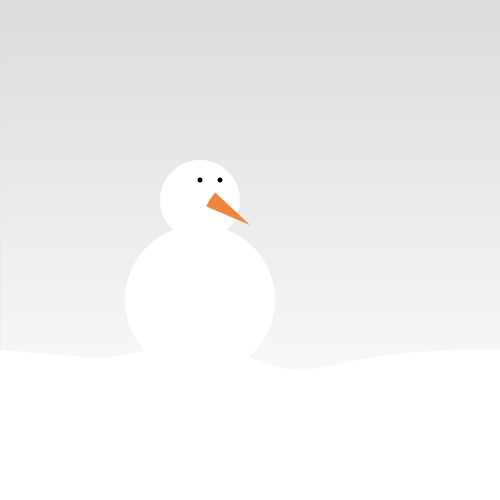
Frame 1 (no input)
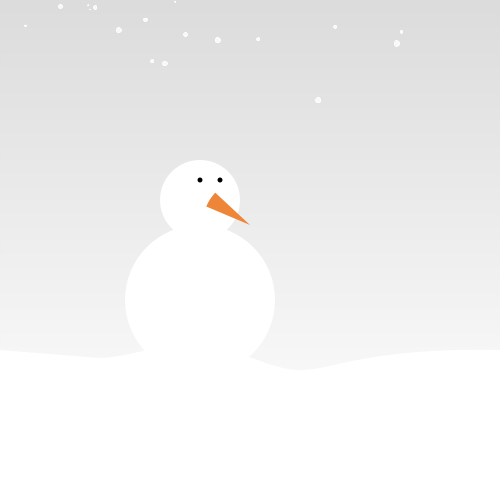
Frame 60 (the mouse pressed at the canvas centre just before this capture)
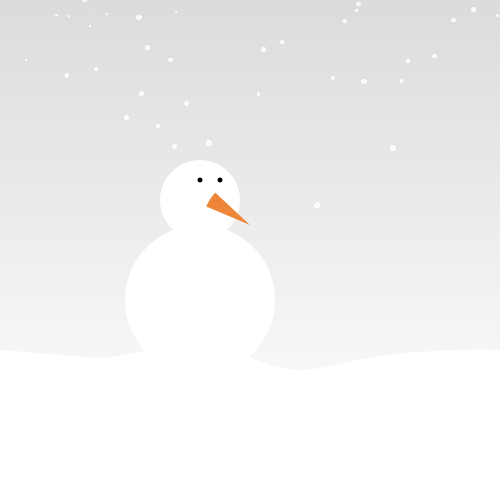
Frame 120 (the mouse held since frame 60 and released just before this capture)

The Processing sketch that drew these frames (run headless with seeded random() and noise(); from frame 60 on, the mouse is pressed at the canvas centre):

// Processing sketch: processing_180393
// ── processing_180393.pde

PGraphics fond;
flocon[] flocons;
int next=0;

void setup(){
  flocons = new flocon[0];
  size(500,500);
  fond = createGraphics(width, height, JAVA2D);
  fond.beginDraw();
  for(int a=0;a<400;a++){
    fond.stroke(map(a,0,400,220,250));
    fond.line(0,a,500,a);
  }
  fond.noStroke();
  fond.fill(255);
  fond.beginShape();
  fond.vertex(0,350);
  fond.vertex(0,350);
  fond.vertex(0,height);
  fond.vertex(width,height);
  fond.vertex(width,350);
  fond.curveVertex(width,350);
  fond.curveVertex(width/5*4,350-6);
  fond.curveVertex(width/5*3,350+20);
  fond.curveVertex(width/5*2,350-7);
  fond.curveVertex(width/5 ,350+8);
  fond.curveVertex(0,350);
  fond.endShape();
  fond.endDraw();
}

void draw(){
  image(fond,0,0);
  noStroke();
  fill(255);
  ellipse(200,300,150,150);
  ellipse(200,200,80,80); 
  fill(0);
  ellipse(200,180,5,5);
  ellipse(220,180,5,5);
  fill(237, 134, 57);
  arc(250,225,95,95,PI+0.4, PI+0.75);
  fill(255,200);
  flocon[] nf= new flocon[0];
  for(flocon f:flocons){
    f.dessine();
    if(f.y<height){
      nf = (flocon[]) append(nf, f);
    }
  }
  flocons = nf;
  if(next<millis()){
    next=millis()+50;
    new flocon();
  }
}

class flocon{
  float t, x, y;
  flocon(){
    x = random(width);
    y= random(-5,2);
    t = random(0.5, 5.5);
    flocons=(flocon[]) append(flocons, this);
  }
  void dessine(){
    x+=random(-t*0.3,t*0.3);
    y+=t/3;
    stroke(255,random(250,255));
    ellipse(x,y,t,t);
  }
}
